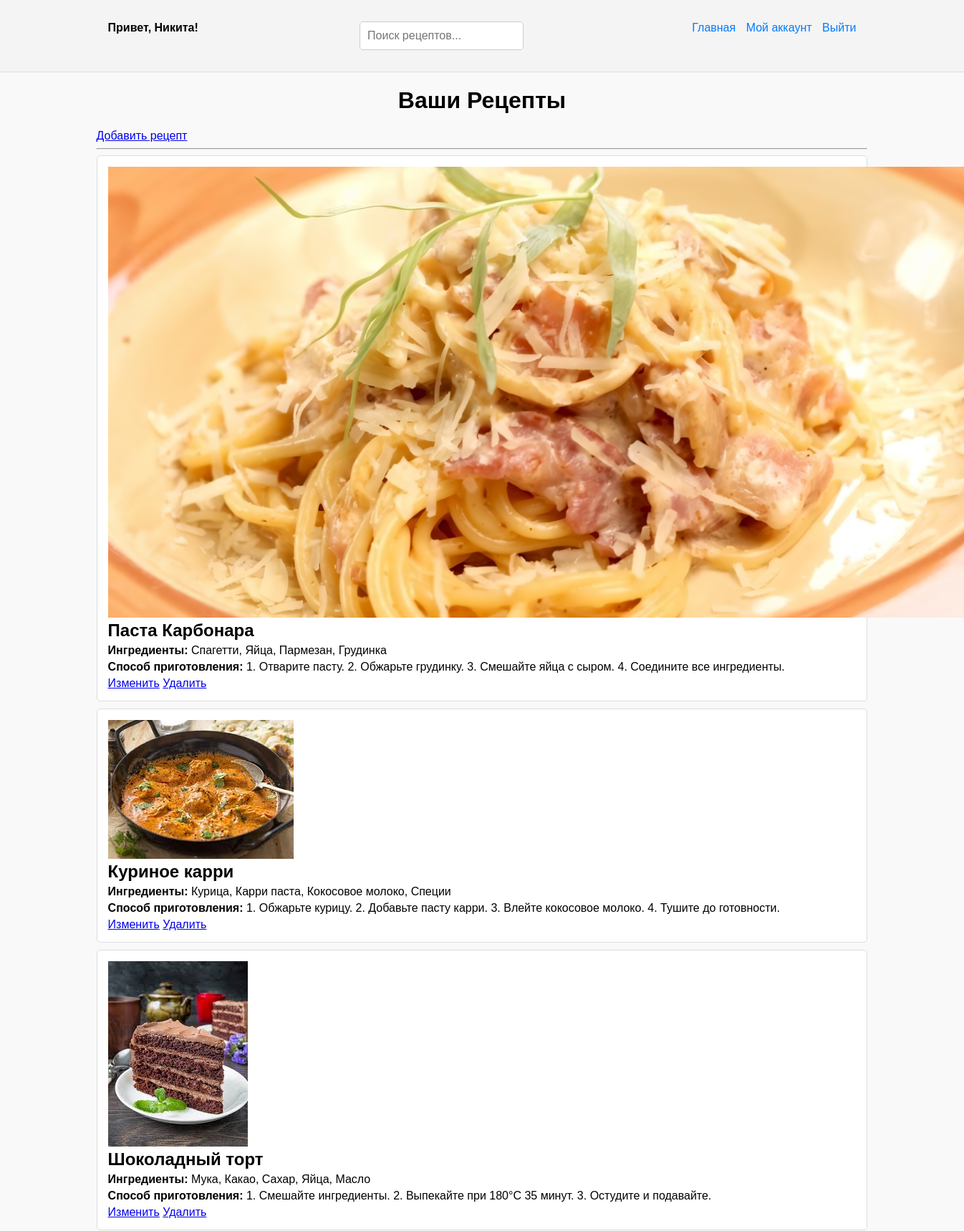
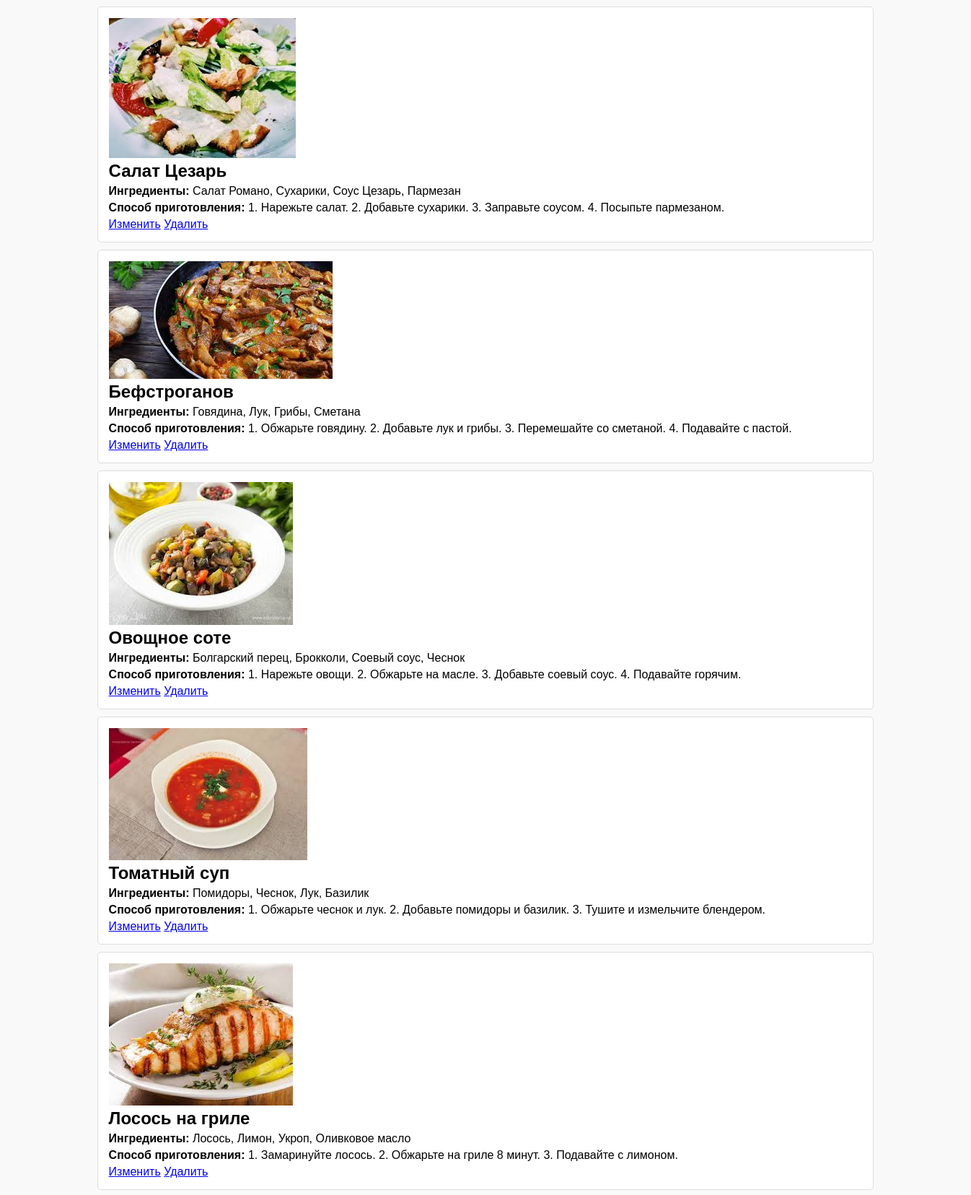
The app's page /account.php (signed in, upper part) with its own data (2 pictures, top to bottom).
### tables this page shows
CREATE TABLE `recipes` (
                           `id` int(11) NOT NULL,
                           `user_id` int(11) NOT NULL,
                           `name` varchar(255) NOT NULL,
                           `ingredients` text NOT NULL,
                           `instructions` text NOT NULL,
                           `image` varchar(255) DEFAULT NULL,
                           `created_at` timestamp NOT NULL DEFAULT CURRENT_TIMESTAMP
);

### public/account.php (the view, shortened to what this page needs)
<?php
require '../config/db.php';
$user_id = $_SESSION['user_id'];
try {
    $query = $pdo->prepare("SELECT * FROM recipes WHERE user_id = :user_id");
    $query->execute(['user_id' => $user_id]);
    $recipes = $query->fetchAll();
} catch (PDOException $e) {
    die("Ошибка получения данных: " . $e->getMessage());
}
include "../templates/header.php"
?>
<div class="container">
    <h1>Ваши Рецепты</h1>
    <a href="add_recipe.php">Добавить рецепт</a>
    <hr>
    <?php if ($recipes): ?>
        <?php foreach ($recipes as $recipe): ?>
            <div class="recipe">
                <img src="../uploads/<?= $recipe['image']?>" alt="">
                <h2><?= $recipe['name'] ?></h2>
                <p><strong>Ингредиенты:</strong> <?= $recipe['ingredients'] ?></p>
                <p><strong>Способ приготовления:</strong> <?= $recipe['instructions'] ?></p>
                <a href="edit_recipe.php?recipe_id=<?= $recipe['id']; ?>">Изменить</a>
                <a href="delete_recipe.php?recipe_id=<?= $recipe['id']; ?>" onclick="return confirm('Вы уверены, что хотите удалить этот рецепт?');">Удалить</a>
            </div>
        <?php endforeach; ?>
    <?php else: ?>
        <p>Рецептов нет.</p>
    <?php endif; ?>
</div>
<?php
include "../templates/footer.php"
?>

### assets/css/style.css (style rules this page uses)
body { font-family: Arial, sans-serif; background-color: #f9f9f9; margin: 0; padding: 0; }
.container { width: 80%; margin: 20px auto; }
.recipe { border: 1px solid #ddd; background: #fff; padding: 15px; margin-bottom: 10px; border-radius: 5px; }
.recipe h2 { margin: 0; font-size: 1.5em; }
.recipe p { margin: 5px 0; }
h1 { text-align: center; }

### records on screen
recipes: image (picture), name "Паста Карбонара", ingredients "Спагетти, Яйца, Пармезан, Грудинка", instructions "1. Отварите пасту. 2. Обжарьте грудинку. 3. Смешайте яйца с сыром. 4. Соедините все ингредиенты."
recipes: image (picture), name "Куриное карри", ingredients "Курица, Карри паста, Кокосовое молоко, Специи", instructions "1. Обжарьте курицу. 2. Добавьте пасту карри. 3. Влейте кокосовое молоко. 4. Тушите до готовности."
recipes: image (picture), name "Шоколадный торт", ingredients "Мука, Какао, Сахар, Яйца, Масло", instructions "1. Смешайте ингредиенты. 2. Выпекайте при 180°C 35 минут. 3. Остудите и подавайте."
recipes: image (picture), name "Салат Цезарь", ingredients "Салат Романо, Сухарики, Соус Цезарь, Пармезан", instructions "1. Нарежьте салат. 2. Добавьте сухарики. 3. Заправьте соусом. 4. Посыпьте пармезаном."
recipes: image (picture), name "Бефстроганов", ingredients "Говядина, Лук, Грибы, Сметана", instructions "1. Обжарьте говядину. 2. Добавьте лук и грибы. 3. Перемешайте со сметаной. 4. Подавайте с пастой."
recipes: image (picture), name "Овощное соте", ingredients "Болгарский перец, Брокколи, Соевый соус, Чеснок", instructions "1. Нарежьте овощи. 2. Обжарьте на масле. 3. Добавьте соевый соус. 4. Подавайте горячим."
recipes: image (picture), name "Томатный суп", ingredients "Помидоры, Чеснок, Лук, Базилик", instructions "1. Обжарьте чеснок и лук. 2. Добавьте помидоры и базилик. 3. Тушите и измельчите блендером."
recipes: image (picture), name "Лосось на гриле", ingredients "Лосось, Лимон, Укроп, Оливковое масло", instructions "1. Замаринуйте лосось. 2. Обжарьте на гриле 8 минут. 3. Подавайте с лимоном."

### other values on screen
$_SESSION['username'] "Никита"
